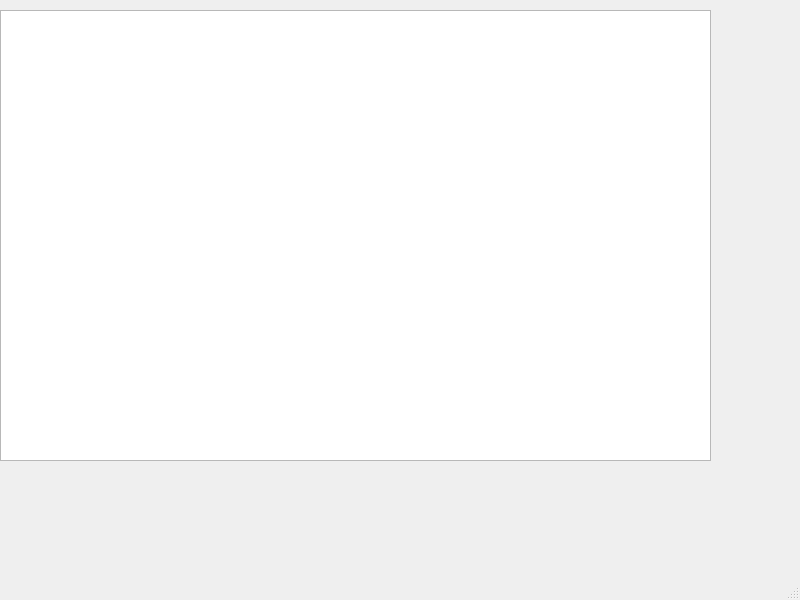
<?xml version="1.0" encoding="UTF-8"?>
<ui version="4.0">
 <class>MainWindow</class>
 <widget class="QMainWindow" name="MainWindow">
  <property name="geometry">
   <rect>
    <x>0</x>
    <y>0</y>
    <width>800</width>
    <height>600</height>
   </rect>
  </property>
  <property name="windowTitle">
   <string>MainWindow</string>
  </property>
  <widget class="QWidget" name="centralwidget">
   <widget class="QGraphicsView" name="graphicsView">
    <property name="geometry">
     <rect>
      <x>0</x>
      <y>10</y>
      <width>711</width>
      <height>451</height>
     </rect>
    </property>
   </widget>
  </widget>
  <widget class="QMenuBar" name="menubar">
   <property name="geometry">
    <rect>
     <x>0</x>
     <y>0</y>
     <width>800</width>
     <height>21</height>
    </rect>
   </property>
  </widget>
  <widget class="QStatusBar" name="statusbar"/>
 </widget>
 <resources/>
 <connections/>
</ui>
